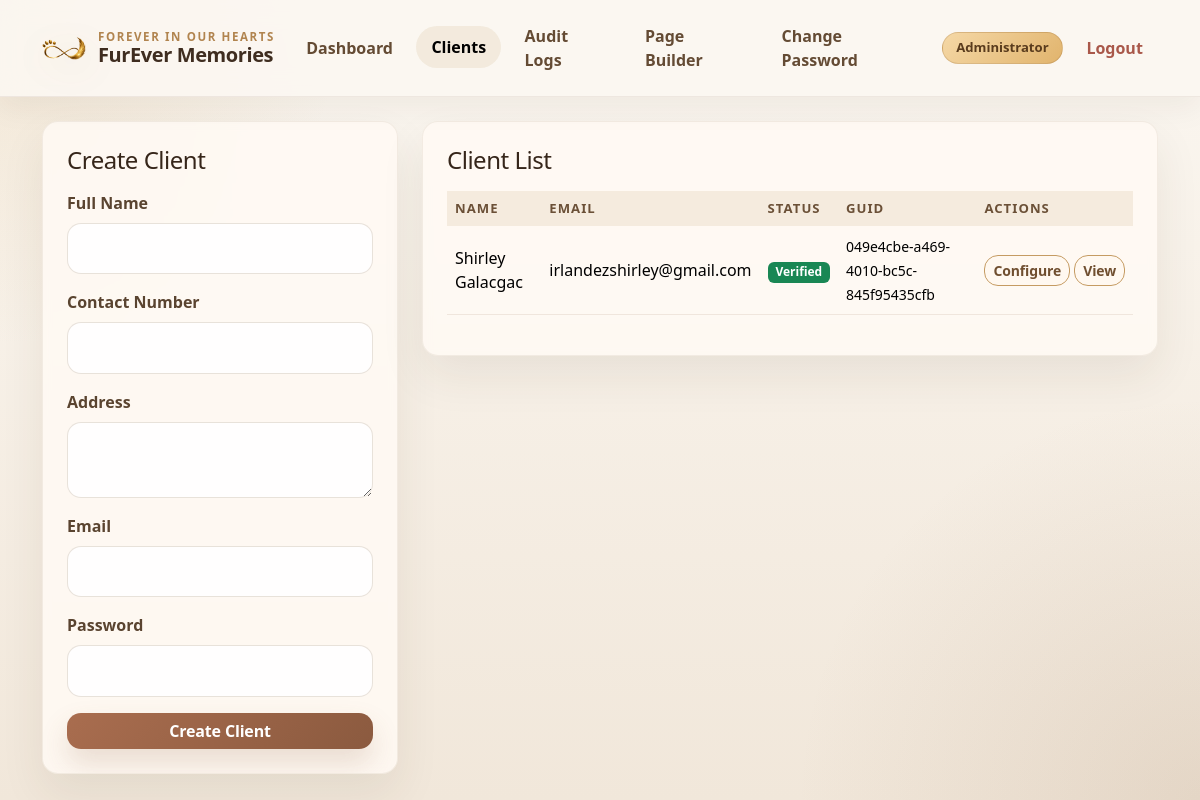
/admin_clients.php (signed in), run on the app's committed database.
### tables this page shows
CREATE TABLE `users` (
  `id` int(10) UNSIGNED NOT NULL,
  `role` enum('administrator','client') NOT NULL,
  `client_guid` varchar(64) DEFAULT NULL,
  `full_name` varchar(150) NOT NULL,
  `contact_number` varchar(50) DEFAULT NULL,
  `address` text DEFAULT NULL,
  `email` varchar(150) NOT NULL,
  `password_hash` varchar(255) NOT NULL,
  `is_active` tinyint(1) NOT NULL DEFAULT 1,
  `is_email_verified` tinyint(1) NOT NULL DEFAULT 0,
  `email_verified_at` datetime DEFAULT NULL,
  `last_login_at` datetime DEFAULT NULL,
  `last_login_ip` varchar(64) DEFAULT NULL,
  `created_at` datetime NOT NULL,
  `updated_at` datetime NOT NULL
);

### config/db.php (called while the page is built, shortened)
<?php
function db(): PDO
{
    $dsn = 'mysql:host=' . DB_HOST . ';dbname=' . DB_NAME . ';charset=utf8mb4';
    $pdo = new PDO($dsn, DB_USER, DB_PASS, [
        PDO::ATTR_ERRMODE => PDO::ERRMODE_EXCEPTION,
        PDO::ATTR_DEFAULT_FETCH_MODE => PDO::FETCH_ASSOC,
        PDO::ATTR_EMULATE_PREPARES => false,
    ]);
    return $pdo;
}

### includes/functions.php (called while the page is built, shortened)
<?php
require_once __DIR__ . '/../config/db.php';
function e($value): string
{
    return htmlspecialchars((string)$value, ENT_QUOTES, 'UTF-8');
}
function is_local_host(?string $host = null): bool
{
    $host = $host ?? ($_SERVER['HTTP_HOST'] ?? '');
    return $host !== '' && (bool)preg_match('/^(localhost|127\.0\.0\.1)(:\d+)?$/i', $host);
}
function public_memorial_url(string $clientGuid): string
{
    if (is_local_host()) {
        return rtrim(BASE_URL, '/') . '/index.php?c=' . rawurlencode($clientGuid);
    }
    return rtrim(BASE_URL, '/') . '/c/' . rawurlencode($clientGuid);
}

### admin_clients.php (the view, shortened to what this page needs)
<?php
$clients = db()->query("SELECT * FROM users WHERE role='client' ORDER BY id DESC")->fetchAll();
?>
<!doctype html>
<html lang="en">
<head>
    <link href="https://cdn.jsdelivr.net/npm/bootstrap@5.3.3/dist/css/bootstrap.min.css" rel="stylesheet">
    <link rel="stylesheet" href="assets/css/site.css">
</head>
<body class="admin-page">
<?php include __DIR__ . '/includes/topbar.php'; ?>
<div class="container py-4 admin-shell">
    <div class="row g-4">
        <div class="col-lg-4">
            <div class="card border-0 shadow-sm rounded-4">
                <div class="card-body p-4">
                    <h1 class="h4 mb-3">Create Client</h1>
                    <form method="post">
                        <div class="mb-3"><label class="form-label">Full Name</label><input name="full_name" class="form-control" required></div>
                        <div class="mb-3"><label class="form-label">Contact Number</label><input name="contact_number" class="form-control"></div>
                        <div class="mb-3"><label class="form-label">Address</label><textarea name="address" class="form-control" rows="2"></textarea></div>
                        <div class="mb-3"><label class="form-label">Email</label><input type="email" name="email" class="form-control" required></div>
                        <div class="mb-3"><label class="form-label">Password</label><input type="text" name="password" class="form-control" required></div>
                        <button class="btn btn-dark w-100">Create Client</button>
                    </form>
                </div>
            </div>
        </div>
        <div class="col-lg-8">
            <div class="card border-0 shadow-sm rounded-4">
                <div class="card-body p-4">
                    <h2 class="h4 mb-3">Client List</h2>
                    <div class="table-responsive">
                        <table class="table align-middle">
                            <thead><tr><th>Name</th><th>Email</th><th>Status</th><th>GUID</th><th>Actions</th></tr></thead>
                            <tbody>
                            <?php foreach ($clients as $client): ?>
                                <tr>
                                    <td><?= e($client['full_name']) ?></td>
                                    <td><?= e($client['email']) ?></td>
                                    <td>
                                        <?php if (!empty($client['is_email_verified'])): ?>
                                            <span class="badge text-bg-success">Verified</span>
                                        <?php else: ?>
                                            <span class="badge text-bg-warning">Pending</span>
                                        <?php endif; ?>
                                    </td>
                                    <td><small><?= e($client['client_guid']) ?></small></td>
                                    <td class="text-nowrap">
                                        <a class="btn btn-sm btn-outline-dark" href="memorial_edit.php?clientguid=<?= e($client['client_guid']) ?>">Configure</a>
                                        <a class="btn btn-sm btn-outline-secondary" target="_blank" href="<?= e(public_memorial_url($client['client_guid'])) ?>">View</a>
                                    </td>
                                </tr>
                            <?php endforeach; ?>
                            </tbody>
                        </table>
                    </div>
                </div>
            </div>
        </div>
    </div>
</div>
</body>
</html>

### assets/css/site.css (style rules this page uses)
:root { --bg-portrait:none; --bg-landscape:none; --page-bg:#f6f1ea; --card-bg:rgba(255,255,255,.88); --shadow-soft:0 10px 30px rgba(0,0,0,.08); --marketing-ink:#2d3a43; --marketing-gold:#c89541; --marketing-cream:#fbf7f1; --marketing-cloud:#eff3f5; --marketing-sand:#e8ddcf; }
html,body { min-height:100%; }
body { position:relative; background:var(--page-bg); color:#1d1d1f; overflow-x:hidden; }
body::before { content:""; position:fixed; inset:0; background-image:var(--bg-landscape); background-size:cover; background-position:center center; background-repeat:no-repeat; z-index:-2; transform:scale(1.03); }
body::after { content:""; position:fixed; inset:0; background:linear-gradient(180deg, rgba(250,247,242,.72), rgba(250,247,242,.92)); z-index:-1; }
.admin-page { min-height:100vh; background: radial-gradient(circle at top left, rgba(198,149,72,.16), transparent 24%), radial-gradient(circle at bottom right, rgba(149,110,74,.14), transparent 28%), linear-gradient(180deg, #fbf7f1 0%, #f1e7da 100%); color:#4a3828; }
.admin-page::before, .admin-page::after { display:none; }
.admin-shell { position:relative; z-index:1; }
.admin-page .card { border:1px solid rgba(107,77,46,.08) !important; background:rgba(255,250,244,.88); box-shadow:0 20px 45px rgba(63,45,28,.08) !important; overflow:hidden; }
.admin-page .card-body { color:#4a3828; }
.admin-page h1, .admin-page h2, .admin-page h3, .admin-page h4, .admin-page h5, .admin-page h6 { color:#36261a; letter-spacing:-0.02em; }
.admin-page .form-label { color:#5a4430; font-weight:600; }
.admin-page .form-control, .admin-page .form-select { border-radius:14px; border:1px solid rgba(127,94,57,.18); background:rgba(255,255,255,.94); color:#3c2a1d; padding:.8rem .95rem; box-shadow:none; }
.admin-page .btn { border-radius:14px; font-weight:700; letter-spacing:-0.01em; }
.admin-page .btn-dark, .admin-page .btn-success, .admin-page .btn-primary { border:none; background:linear-gradient(135deg, #a96d4f 0%, #8b5a3f 100%); color:#fff; box-shadow:0 14px 28px rgba(139,90,63,.18); }
.admin-page .btn-outline-dark, .admin-page .btn-outline-secondary, .admin-page .btn-outline-primary { border-color:#c59b62; color:#704f30; background:rgba(255,248,240,.65); }
.admin-page .table { --bs-table-bg:transparent; --bs-table-striped-bg:rgba(236,225,210,.28); --bs-table-hover-bg:rgba(244,235,224,.52); --bs-table-border-color:rgba(130,98,67,.12); color:#4a3828; }
.admin-page .table thead th { color:#6b5037; background:rgba(241,229,214,.72); font-size:.82rem; text-transform:uppercase; letter-spacing:.08em; border-bottom:none; }
.card { background:var(--card-bg); backdrop-filter:blur(4px); }

### data on the page
users: full_name "Shirley Galacgac", email "irlandezshirley@gmail.com", is_email_verified "Verified", client_guid "049e4cbe-a469-4010-bc5c-845f95435cfb"

### other printed values
APP_NAME "FurEver Memories"
$u['role'] "Administrator"
